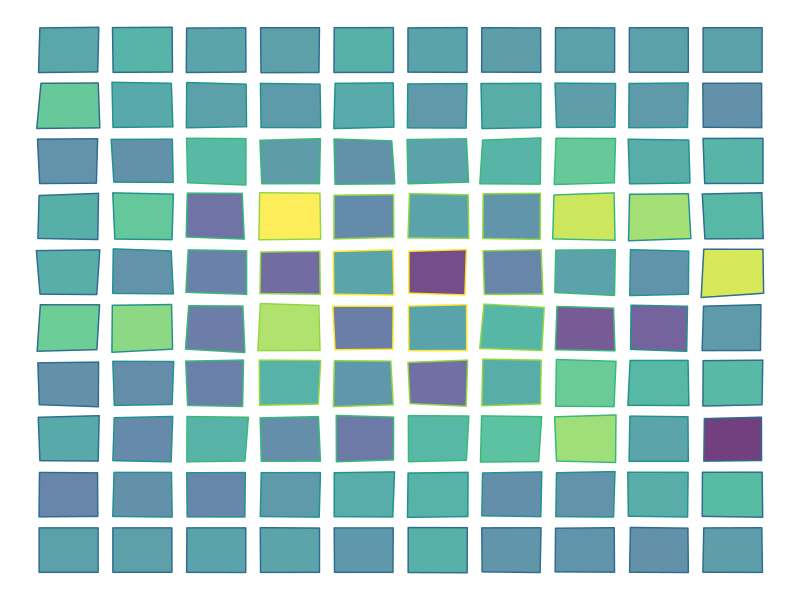
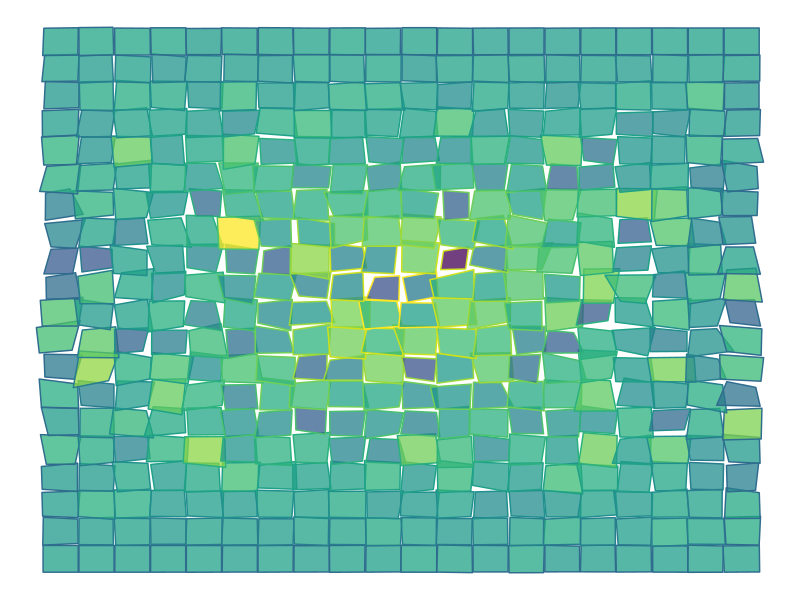
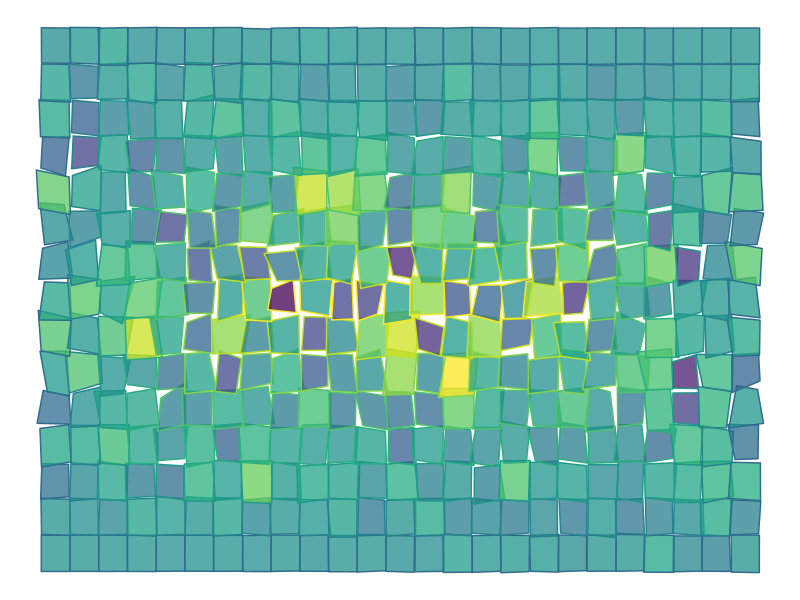
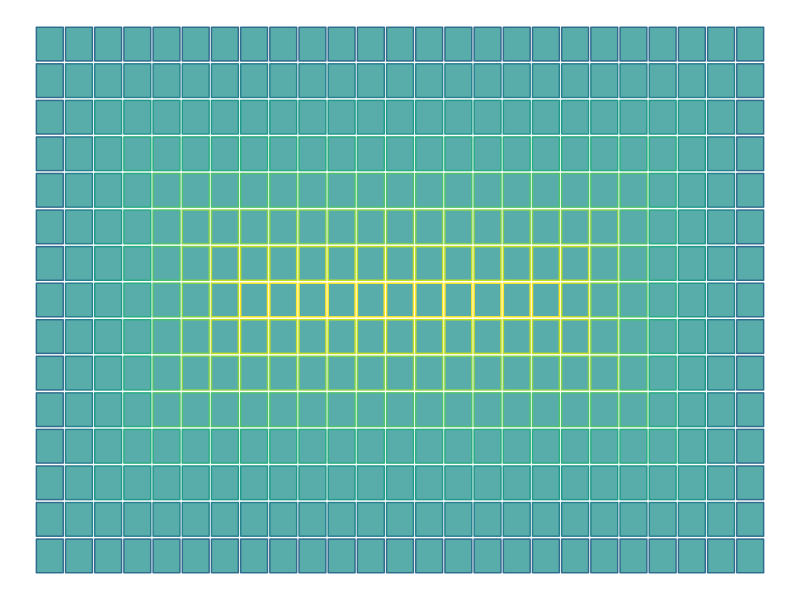
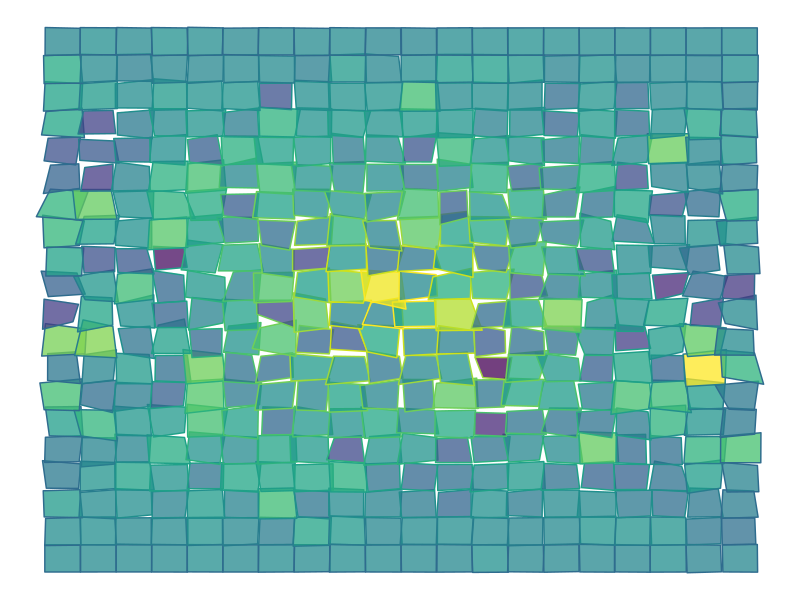

Recreate these plots in R, in order.
## ---- chunk 1
knitr::opts_chunk$set(collapse = TRUE)
## ---- chunk 2
 library(ggplot2)
 library(viridis)
## ---- chunk 3
library(tidyverse)
library(viridis)

make_grid_art <- function(xSize, ySize, grout, hFactor) {
  xWave <- seq.int(1:xSize)
  yWave <- seq.int(1:ySize)
  axMin <- min(min(xWave) - 1,min(yWave) - 1)
  axMax <- max(max(xWave) + 1,max(yWave) + 1)
  nSquares <- length(xWave) * length(yWave)
  df <- data.frame()
  x <- 0
  halfGrout <- (1 - grout) / 2
  id_fact = max(xSize,ySize)
  for (i in seq_along(yWave)) {
    yCentre <- yWave[i]
    for (j in seq_along(xWave)) {
      if(hFactor < 1) {
        hyst <- rnorm(8, halfGrout, 0)
      }
      else {
        #shift for each line segment drawn standard distribution
        hyst <- rnorm(8, halfGrout, sin(x / (nSquares - 1) * pi) / hFactor)
      }
      xCentre <- xWave[j]
      id <- ((i-1)*id_fact) + j #id groups the segments for each rectangle
      edge_dist <- min(abs(i-1), abs(i-ySize),abs(j-1), abs(j-xSize))
      #using the mean of the tilt for edges as the color value
      fill <- mean(hyst) #fill color is the mean of hysteresis shift for segments
      lt <- c(xCentre - hyst[1],yCentre - hyst[2], id, fill, edge_dist)
      rt <- c(xCentre + hyst[3],yCentre - hyst[4], id, fill, edge_dist)
      rb <- c(xCentre + hyst[5],yCentre + hyst[6], id, fill, edge_dist)
      lb <- c(xCentre - hyst[7],yCentre + hyst[8], id, fill, edge_dist)
      df <- rbind(df, lt,rt,rb,lb)
      x <- x + 1
    }
  }
  names(df) <- c("x", "y", "id", "fill", "dist")  
  p <- ggplot(df, aes(x=x, y=y, color=dist, fill=fill, group=id)) +
    geom_polygon(alpha=0.75) +
    scale_color_viridis(begin=0.35) +
    scale_fill_viridis() +
    theme_void() +
    guides(color=FALSE, fill=FALSE)
  print(p)
}
## ---- chunk 4
# square grid with minimal hysteresis
make_grid_art(10,10,0.2,50)
# square grid (more squares) more hysteresis
make_grid_art(20,20,0.02,10)
# rectangular grid same hysteresis
make_grid_art(25,15,0,10)
# same grid with no hysteresis
make_grid_art(25,15,0.08,0)
# square grid moderate hysteresis and no grout
make_grid_art(20,20,0,10)
